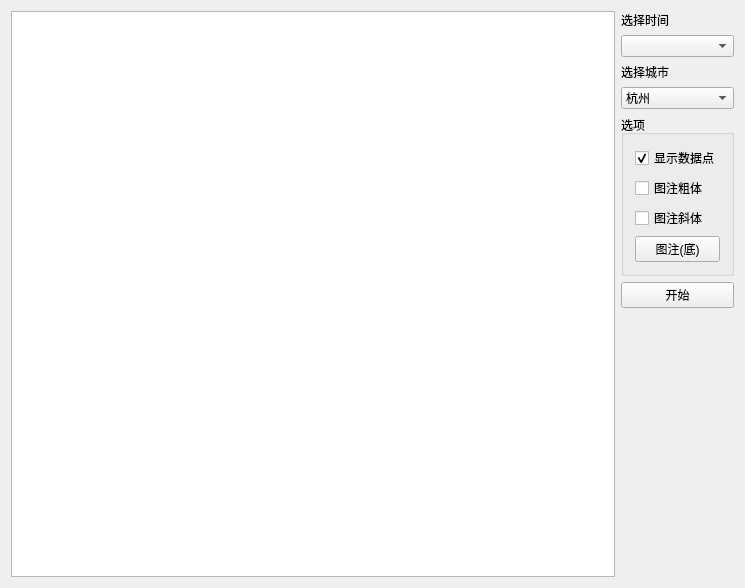
<?xml version="1.0" encoding="UTF-8"?>
<ui version="4.0">
 <class>mainWidget</class>
 <widget class="QWidget" name="mainWidget">
  <property name="geometry">
   <rect>
    <x>0</x>
    <y>0</y>
    <width>745</width>
    <height>588</height>
   </rect>
  </property>
  <property name="windowTitle">
   <string>实验三 网络数据获取与显示</string>
  </property>
  <layout class="QHBoxLayout" name="horizontalLayout">
   <item>
    <widget class="QtCharts::QChartView" name="chartview"/>
   </item>
   <item>
    <layout class="QVBoxLayout" name="verticalLayout">
     <item>
      <widget class="QLabel" name="label">
       <property name="text">
        <string>选择时间</string>
       </property>
      </widget>
     </item>
     <item>
      <widget class="QComboBox" name="comboMonth"/>
     </item>
     <item>
      <widget class="QLabel" name="label_2">
       <property name="text">
        <string>选择城市</string>
       </property>
      </widget>
     </item>
     <item>
      <widget class="QComboBox" name="comboLocation">
       <property name="currentIndex">
        <number>0</number>
       </property>
       <item>
        <property name="text">
         <string>杭州</string>
        </property>
       </item>
       <item>
        <property name="text">
         <string>扬州</string>
        </property>
       </item>
       <item>
        <property name="text">
         <string>南京</string>
        </property>
       </item>
       <item>
        <property name="text">
         <string>上海</string>
        </property>
       </item>
       <item>
        <property name="text">
         <string>深圳</string>
        </property>
       </item>
       <item>
        <property name="text">
         <string>北京</string>
        </property>
       </item>
      </widget>
     </item>
     <item>
      <widget class="QGroupBox" name="groupBox">
       <property name="title">
        <string>选项</string>
       </property>
       <layout class="QVBoxLayout" name="verticalLayout_2">
        <item>
         <widget class="QCheckBox" name="cbShowPoint">
          <property name="text">
           <string>显示数据点</string>
          </property>
          <property name="checked">
           <bool>true</bool>
          </property>
         </widget>
        </item>
        <item>
         <widget class="QCheckBox" name="cbLegendBold">
          <property name="text">
           <string>图注粗体</string>
          </property>
         </widget>
        </item>
        <item>
         <widget class="QCheckBox" name="cbLegendItalic">
          <property name="text">
           <string>图注斜体</string>
          </property>
         </widget>
        </item>
        <item>
         <widget class="QPushButton" name="btnLegendAlign">
          <property name="text">
           <string>图注(底)</string>
          </property>
         </widget>
        </item>
       </layout>
      </widget>
     </item>
     <item>
      <widget class="QPushButton" name="btnStart">
       <property name="sizePolicy">
        <sizepolicy hsizetype="Preferred" vsizetype="Fixed">
         <horstretch>0</horstretch>
         <verstretch>0</verstretch>
        </sizepolicy>
       </property>
       <property name="text">
        <string>开始</string>
       </property>
      </widget>
     </item>
     <item>
      <spacer name="verticalSpacer">
       <property name="orientation">
        <enum>Qt::Vertical</enum>
       </property>
       <property name="sizeHint" stdset="0">
        <size>
         <width>20</width>
         <height>40</height>
        </size>
       </property>
      </spacer>
     </item>
    </layout>
   </item>
  </layout>
 </widget>
 <layoutdefault spacing="6" margin="11"/>
 <customwidgets>
  <customwidget>
   <class>QtCharts::QChartView</class>
   <extends>QGraphicsView</extends>
   <header location="global">QtCharts/QChartView&gt;
#include &lt;QtCharts/chartsnamespace.h</header>
  </customwidget>
 </customwidgets>
 <resources/>
 <connections/>
</ui>
